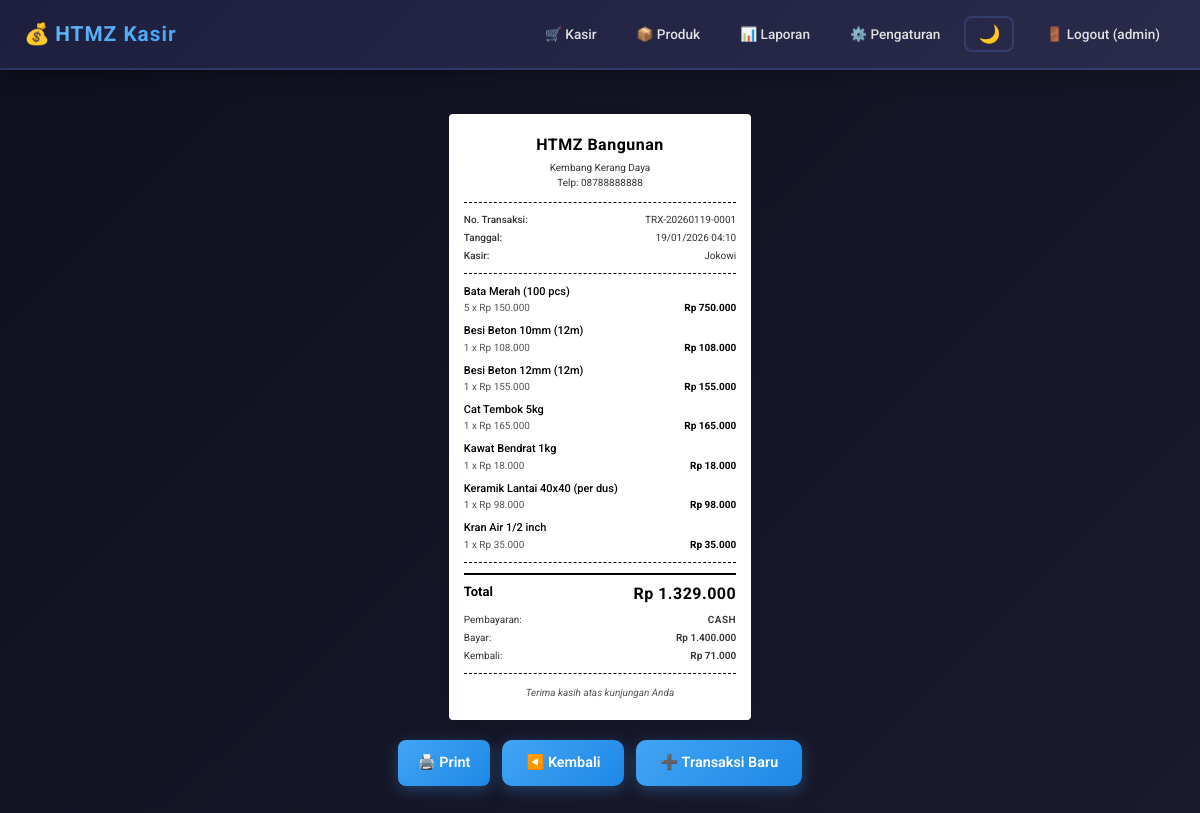
Page /receipt/1?from=reports&mode=daily (signed in) on the committed database.
### models.py (models this page shows)
class Setting(Base):
    __tablename__ = "settings"
    id = Column(Integer, primary_key=True)
    store_name = Column(String, default="Nama Toko Anda")
    store_address = Column(String, default="Alamat Toko Anda")
    store_phone = Column(String, default="")

class Transaction(Base):
    __tablename__ = "transactions"
    id = Column(Integer, primary_key=True)
    trx_no = Column(String, unique=True, nullable=False)
    created_at = Column(DateTime, default=datetime.utcnow)
    cashier = Column(String, nullable=False)
    payment_method = Column(String, default="cash")  # cash/qris/transfer
    total = Column(Float, nullable=False, default=0)
    paid = Column(Float, nullable=False, default=0)
    change = Column(Float, nullable=False, default=0)
    items = relationship("TransactionItem", back_populates="trx", cascade="all, delete-orphan")

class TransactionItem(Base):
    __tablename__ = "transaction_items"
    id = Column(Integer, primary_key=True)
    transaction_id = Column(Integer, ForeignKey("transactions.id"))
    product_code = Column(String, nullable=False)
    product_name = Column(String, nullable=False)
    price = Column(Float, nullable=False, default=0)  # Harga jual
    cost_price = Column(Float, nullable=False, default=0)  # Harga asli/harga beli
    qty = Column(Integer, nullable=False, default=1)
    subtotal = Column(Float, nullable=False, default=0)
    trx = relationship("Transaction", back_populates="items")

### app.py (the view)
@app.get("/receipt/{trx_id}", response_class=HTMLResponse)
def receipt_page(request: Request, trx_id: int, from_page: str = Query(None, alias="from"), mode: str = Query("daily"), db: Session = Depends(get_db)):
    r = require_login(request)
    if r: return r
    trx = db.query(Transaction).filter(Transaction.id == trx_id).first()
    settings = db.query(Setting).first()
    if not trx:
        return RedirectResponse("/cashier", status_code=302)
    logged_in_user = db.query(User).filter(User.username == request.session["user"]["username"]).first()
    if logged_in_user and logged_in_user.display_name is None:
        logged_in_user.display_name = logged_in_user.username
        db.commit()
        db.refresh(logged_in_user)
        request.session["user"]["display_name"] = logged_in_user.display_name # Update session immediately
    back_url = "/cashier"
    if from_page == "reports":
        back_url = f"/reports?mode={mode}"
    return templates.TemplateResponse("receipt.html", {
        "request": request,
        "trx": trx,
        "user": request.session["user"],
        "settings": settings,
        "back_url": back_url
    })

### templates/receipt.html
{% extends "layout.html" %}
{% block content %}
<div id="receipt-wrapper">
  <div class="receipt">
    <div class="receipt-header">
      <div class="store-name">{{ settings.store_name }}</div>
      {% if settings.store_address %}<div class="store-address">{{ settings.store_address }}</div>{% endif %}
      {% if settings.store_phone %}<div class="store-phone">Telp: {{ settings.store_phone }}</div>{% endif %}
    </div>
    <div class="receipt-line"></div>
    <div class="receipt-info">
      <div class="info-row">
        <span>No. Transaksi:</span>
        <span>{{ trx.trx_no }}</span>
      </div>
      <div class="info-row">
        <span>Tanggal:</span>
        <span>{{ trx.created_at.strftime("%d/%m/%Y %H:%M") }}</span>
      </div>
      <div class="info-row">
        <span>Kasir:</span>
        <span>{{ trx.cashier }}</span>
      </div>
    </div>
    <div class="receipt-line"></div>
    <div class="receipt-items">
      {% for it in trx.items %}
      <div class="receipt-item">
        <div class="item-header">
          <span class="item-name">{{ it.product_name }}</span>
        </div>
        <div class="item-details">
          <span class="item-qty">{{ it.qty }} x Rp {{ it.price | format_idr }}</span>
          <span class="item-total">Rp {{ it.subtotal | format_idr }}</span>
        </div>
      </div>
      {% endfor %}
    </div>
    <div class="receipt-line"></div>
    <div class="receipt-total">
      <div class="total-row">
        <span>Total</span>
        <span class="total-amount">Rp {{ trx.total | format_idr }}</span>
      </div>
      <div class="payment-row">
        <span>Pembayaran:</span>
        <span class="payment-method">{{ trx.payment_method | upper }}</span>
      </div>
      <div class="payment-row">
        <span>Bayar:</span>
        <span>Rp {{ trx.paid | format_idr }}</span>
      </div>
      <div class="payment-row">
        <span>Kembali:</span>
        <span>Rp {{ trx.change | format_idr }}</span>
      </div>
    </div>
    <div class="receipt-line"></div>
    <div class="receipt-footer">
      <div class="footer-text">Terima kasih atas kunjungan Anda</div>
    </div>
  </div>
  <div class="actions">
    <button onclick="window.print()">🖨️ Print</button>
    <a class="btn" href="{{ back_url }}">◀️ Kembali</a>
    <a class="btn" href="/cashier">➕ Transaksi Baru</a>
  </div>
</div>
{% endblock %}

### static/style.css (style rules this page uses)
* { box-sizing: border-box; font-family: 'Roboto', sans-serif; }
:root { --bg-primary: linear-gradient(135deg, #0f0f1e 0%, #1a1a2e 100%); --bg-secondary: linear-gradient(135deg, rgba(30, 30, 50, 0.9) 0%, rgba(40, 40, 60, 0.9) 100%); --bg-topbar: linear-gradient(135deg, #1e1e3f 0%, #2a2a4a 100%); --text-primary: #e0e0e0; --text-secondary: #b0b0b0; --border-color: rgba(100, 150, 255, 0.2); --accent-color: #64b5f6; --input-bg: rgba(20, 20, 35, 0.8); --table-bg: rgba(20, 20, 35, 0.5); }
body { font-family: 'Roboto', sans-serif; margin: 0; background: var(--bg-primary); color: var(--text-primary); min-height: 100vh; line-height: 1.5; font-size: 0.9rem; transition: background 0.3s ease, color 0.3s ease; }
button { cursor: pointer; background: linear-gradient(135deg, #42a5f5 0%, #1e88e5 100%); color: white; border: none; padding: 10px 20px; border-radius: 8px; font-family: 'Roboto', sans-serif; font-weight: 600; font-size: 0.9rem; transition: all 0.3s ease; box-shadow: 0 4px 15px rgba(66, 165, 245, 0.3); }
#receipt-wrapper { max-width: 600px; margin: 0 auto; padding: 20px; }
#receipt-wrapper .actions { margin-top: 20px; display: flex; gap: 12px; justify-content: center; flex-wrap: wrap; }
.receipt { max-width: 80mm; margin: 0 auto; background: white; color: #000; padding: 20px 15px; font-family: 'Roboto', sans-serif; font-size: 11px; line-height: 1.4; box-shadow: 0 2px 8px rgba(0, 0, 0, 0.1); border-radius: 4px; }
@media screen { .receipt { padding: 20px 15px; } }
.receipt-header { text-align: center; margin-bottom: 12px; }
.store-name { font-size: 16px; font-weight: 700; margin-bottom: 4px; letter-spacing: 0.5px; }
.store-address { font-size: 10px; color: #333; margin-bottom: 2px; line-height: 1.3; }
.store-phone { font-size: 10px; color: #333; margin-bottom: 0; }
.receipt-line { border-top: 1px dashed #000; margin: 10px 0; width: 100%; }
.receipt-info { margin-bottom: 10px; }
.info-row { display: flex; justify-content: space-between; font-size: 10px; margin-bottom: 4px; color: #333; }
.info-row span:first-child { font-weight: 500; }
.info-row span:last-child { text-align: right; }
.receipt-items { margin-bottom: 10px; }
.receipt-item { margin-bottom: 8px; }
.item-header { margin-bottom: 2px; }
.item-name { font-size: 11px; font-weight: 500; color: #000; }
.item-details { display: flex; justify-content: space-between; font-size: 10px; color: #555; margin-top: 2px; }
.item-qty { flex: 1; }
.item-total { text-align: right; font-weight: 700; min-width: 70px; color: #000; }
.receipt-total { margin-bottom: 10px; }
.total-row { display: flex; justify-content: space-between; font-size: 13px; font-weight: 700; margin-bottom: 8px; padding-top: 8px; border-top: 2px solid #000; }
.total-amount { font-size: 16px; font-weight: 700; letter-spacing: 0.5px; }
.payment-row { display: flex; justify-content: space-between; font-size: 10px; margin-bottom: 4px; color: #333; }
.payment-row span:last-child { font-weight: 600; }
.payment-method { font-weight: 700; text-transform: uppercase; letter-spacing: 0.5px; }
.receipt-footer { text-align: center; margin-top: 12px; }
.footer-text { font-size: 10px; color: #555; font-style: italic; }
.actions { display: flex; gap: 12px; justify-content: center; margin-top: 24px; flex-wrap: wrap; }
.btn { display: inline-block; padding: 12px 24px; border-radius: 10px; border: none; color: white; text-decoration: none; background: linear-gradient(135deg, #42a5f5 0%, #1e88e5 100%); font-family: 'Roboto', sans-serif; font-weight: 600; font-size: 0.9rem; transition: all 0.3s ease; box-shadow: 0 4px 15px rgba(66, 165, 245, 0.3); text-align: center; }

### rows in the picture
Setting: store_name "HTMZ Bangunan", store_address "Kembang Kerang Daya", store_phone "08788888888"
Transaction: trx_no "TRX-20260119-0001", created_at "19/01/2026 04:10", cashier "Jokowi", total "1.329.000", payment_method "CASH", paid "1.400.000", change "71.000"
TransactionItem: product_name "Bata Merah (100 pcs)", qty "5", price "150.000", subtotal "750.000"
TransactionItem: product_name "Besi Beton 10mm (12m)", qty "1", price "108.000", subtotal "108.000"
TransactionItem: product_name "Besi Beton 12mm (12m)", qty "1", price "155.000", subtotal "155.000"
TransactionItem: product_name "Cat Tembok 5kg", qty "1", price "165.000", subtotal "165.000"
TransactionItem: product_name "Kawat Bendrat 1kg", qty "1", price "18.000", subtotal "18.000"
TransactionItem: product_name "Keramik Lantai 40x40 (per dus)", qty "1", price "98.000", subtotal "98.000"
TransactionItem: product_name "Kran Air 1/2 inch", qty "1", price "35.000", subtotal "35.000"

### other values in the picture
{{ user.username }} "admin"
